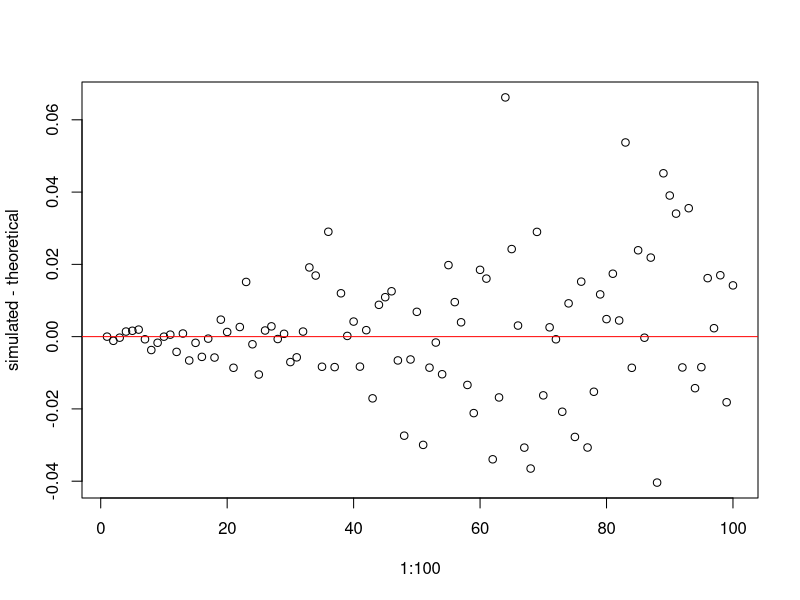

This chart was generated by the following R code:
n <- 10^4
simulated <- c()
theoretical <- c()

for(k in 1:100){
  r <- replicate(n,{bdays <- sample(365,k,replace=TRUE); length(unique(bdays))})
  simulated[k] <- mean(r)
  theoretical[k] <- 365*(1-(364/365)^k)
}

plot(1:100,simulated-theoretical)
abline(h=0,col="red")

